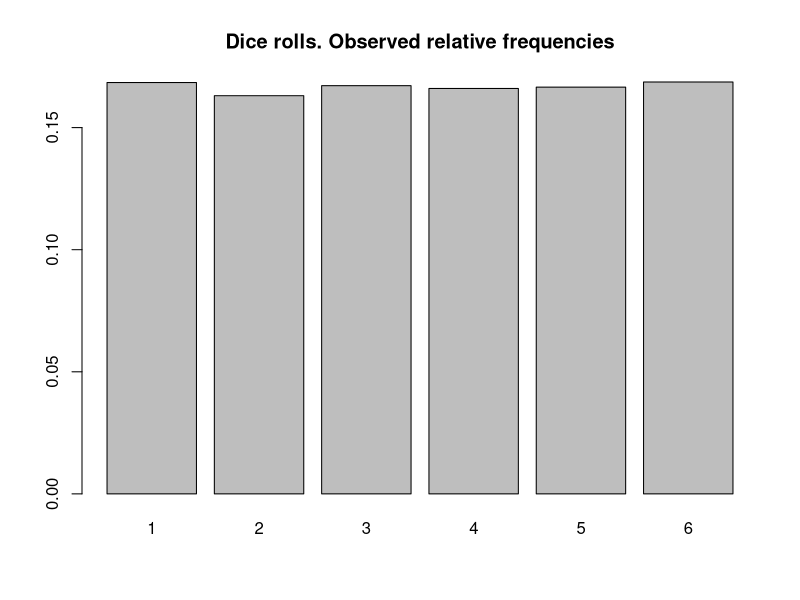
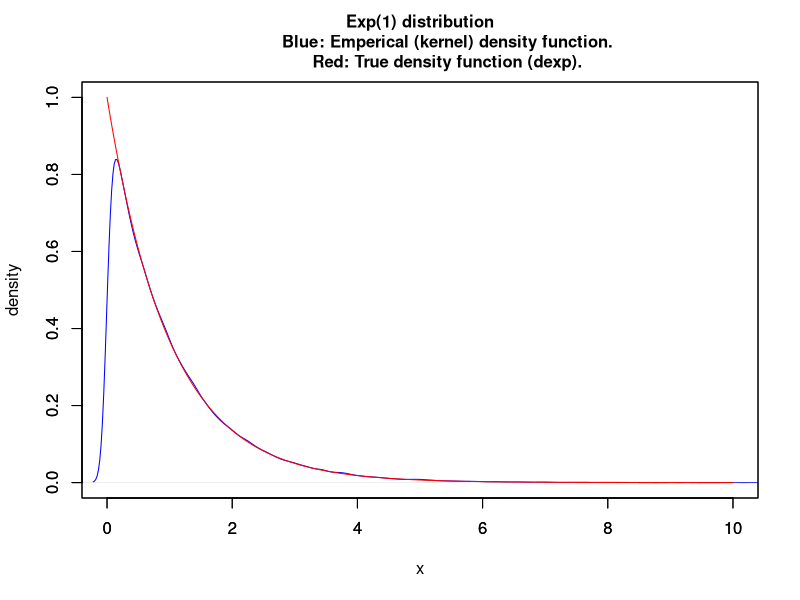
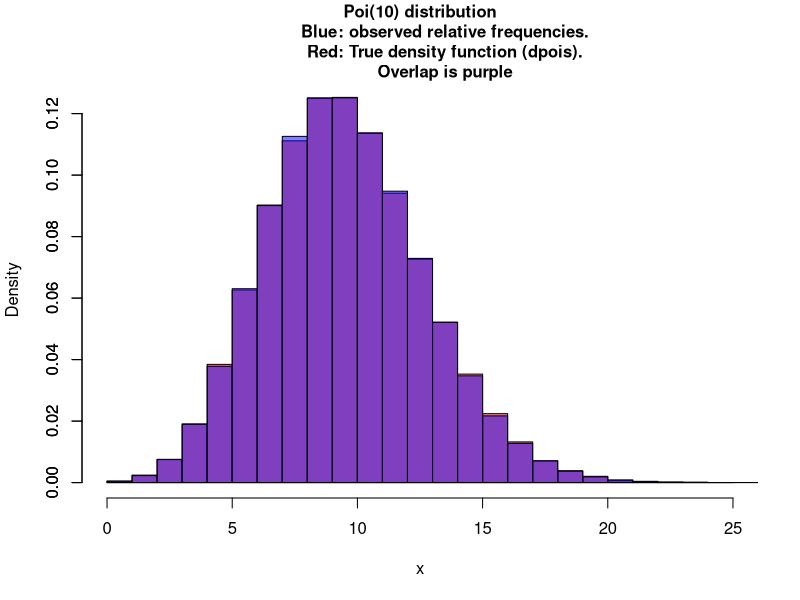

Source code (R) for these figures, in order:
## ---- chunk 1

set.seed(42)

roll_dice <- function(n){
    x <- runif(n)
    x[x >= 5/6          ] = 6
    x[x >= 4/6 & x < 5/6] = 5
    x[x >= 3/6 & x < 4/6] = 4
    x[x >= 2/6 & x < 3/6] = 3
    x[x >= 1/6 & x < 2/6] = 2
    x[           x < 1/6] = 1
    x
}
## ---- chunk 2
R <- 100000

rolls <- roll_dice(R)
roll_freq <- table(rolls) / R
barplot(roll_freq, main="Dice rolls. Observed relative frequencies")
## ---- chunk 3
exponential <- function (n, rate=1) {
    u <- runif(n)
    x <- -log(u) / rate
    x
}
## ---- chunk 4
gen_exp <- exponential(R, rate=1)
exp_seq <- seq(0, 10, 0.01)
plot(density(gen_exp),
     xlim=c(0,10), ylim=c(0,1),
     col="blue", xlab="x", ylab="density", cex.main=1,
     main="Exp(1) distribution
           Blue: Emperical (kernel) density function.
           Red: True density function (dexp).")
par(new=TRUE)
plot(exp_seq, dexp(exp_seq), type="l",
     xlim=c(0,10), ylim=c(0,1),
     col="red", xlab="", ylab="", main="")
## ---- chunk 5
poisson_single <- function(rate=1){
    counter <- 0
    sum <- 0
    repeat{
        sum <- sum + exponential(1, rate)
        if(sum > 1){
            break
        }
        counter <- counter + 1
    }
    counter
}

poisson <- function(n, rate=1){
    vec <- numeric(n)
    for (i in 1:n){
        vec[i] <- poisson_single(rate)
    }
    vec
}
## ---- chunk 6
R <- 100000
rate <- 10

blue <- rgb(0, 0, 1, alpha=0.5)
red  <- rgb(1, 0, 0, alpha=0.5)
## ---- chunk 7
gen_poi <- poisson(R, rate)
plot_seq <- seq(1, 25)
hist(gen_poi, freq=FALSE, breaks=25,
    xlim=c(0,25),
    col=red, xlab='x', cex.main=1,
    main="Poi(10) distribution
          Blue: observed relative frequencies.
          Red: True density function (dpois).
          Overlap is purple")
barplot(dpois(plot_seq, rate), space=0, add=TRUE,
    xlim=c(0,25),
    col=blue)
